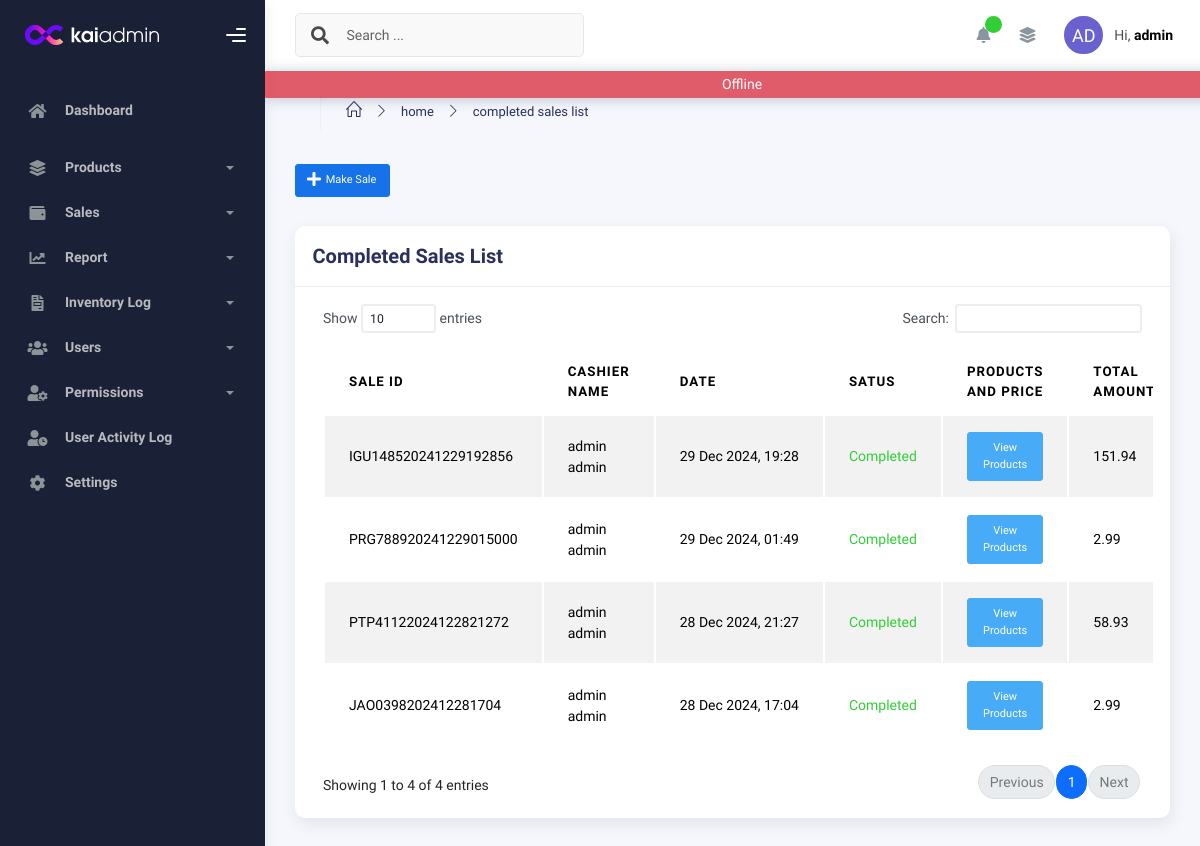
Before: /sales/completed/all (signed in) with the older database file.
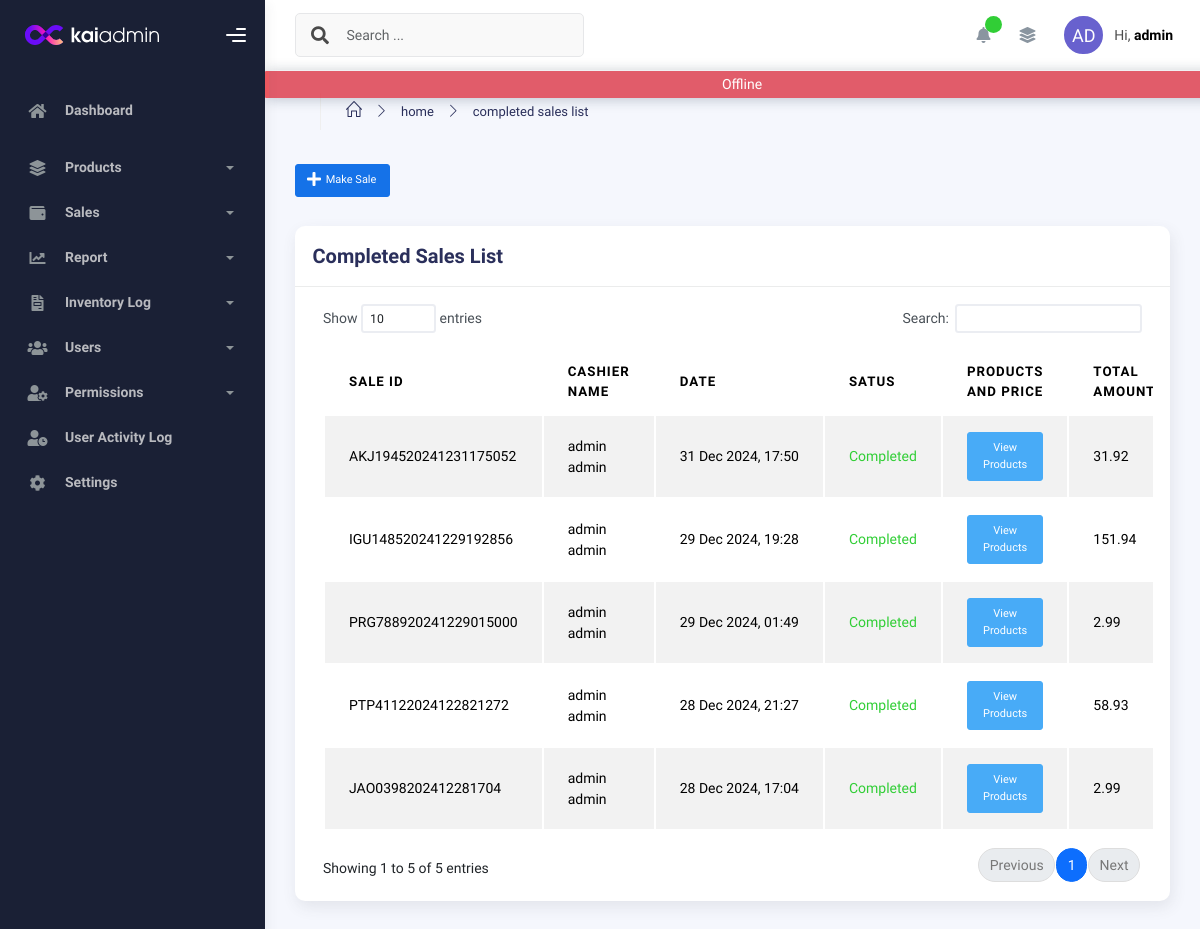
After: the same page with the newer database file.
### authentication/models.py (models this page shows, shortened)
class CustomUser(AbstractBaseUser, PermissionsMixin):
    email = models.EmailField(unique=True,null=True)
    first_name = models.CharField(max_length=30, blank=True,null=True)
    last_name = models.CharField(max_length=30, blank=True,null=True)
    is_active = models.BooleanField(default=True)
    is_staff = models.BooleanField(default=False)  # Allows admin access to the admin site
    date_joined = models.DateTimeField(auto_now_add=True)
    role = models.CharField(max_length=10, choices=ROLE_CHOICES, default='cashier')
    objects = CustomUserManager()
    USERNAME_FIELD = 'email'
    REQUIRED_FIELDS = []

### sales/models.py (models this page shows, shortened)
class Sale(models.Model):
    created_at = models.DateTimeField( help_text="Date and time when the sale was made")
    updated_at = models.DateTimeField(auto_now=True, help_text="Date and time when the sale record was last updated")
    total_amount = models.DecimalField(max_digits=40, decimal_places=2, default=0.00, help_text="Total revenue for the sale")
    products = models.ManyToManyField('product.Product', through='SaleProduct', related_name='sales', help_text="Products involved in this sale")
    status = models.CharField(max_length=100, null=True, blank=True, help_text="Status of the sale", choices=saleStatus)
    cashier_name = models.CharField(max_length=255, null=True, blank=True, help_text="Cashier's name")
    sale_code=models.CharField(max_length=20,null=True, blank=True,unique=True)
    payment_type=models.CharField(max_length=100,null=True, blank=True)
    amount_paid=models.DecimalField(max_digits=40,null=True, blank=True,decimal_places=2, default=0.00)
    balance=models.DecimalField(max_digits=40,null=True, blank=True,decimal_places=2, default=0.00)
    total_profit=models.DecimalField(max_digits=40,null=True, blank=True,decimal_places=2, default=0.00,)

### sales/views.py (the view)
# urls.py: path('completed/all', CompletedSalesListView.as_view(), name='completedsales'),
class CompletedSalesListView(LoginRequiredMixin, ListView):
    model = Sale
    template_name = "sales/completedsales.html"  # Template to render the sales list
    context_object_name = "completed_sales"  # Context variable name to access the sales in the template
    def get_queryset(self):
        return Sale.objects.filter(status='Completed').order_by('-created_at')
    def get_context_data(self, **kwargs):
        context = super().get_context_data(**kwargs)
        context['sale_products'] = SaleProduct.objects.filter(sale__status='Completed')
        return context

### pos/utils/context_processors.py (called while the page is built)
def app_permissions(request):
    if request.user.is_authenticated:
        user_groups = request.user.groups.all()
        group_permissions = Permission.objects.filter(group__in=user_groups)
        permissions = group_permissions.values_list('content_type__app_label', 'codename')
        permissions_dict = {}
        for app_label, codename in permissions:
            permissions_dict.setdefault(app_label, []).append(codename)
        return {"user_app_permissions": permissions_dict}
    return {"user_app_permissions": {}}

### sales/models.py (called while the page is built)
    def subtotal(self):
        if self.sale_type=="Unit":
            return self.quantity * self.unit_selling_price
        else:
            return  self.quantity * self.unit_selling_price

### sales/templates/sales/completedsales.html (shortened to what this page needs)
{% extends "pos/layout.html" %}
{% block content %}
<div class="container">
    <div class="page-inner">
      <div class="page-header">
        <ul class="breadcrumbs mb-3">
          <li class="nav-home">
            <a href="#">
              <i class="icon-home"></i>
            </a>
          </li>
          <li class="separator">
            <i class="icon-arrow-right"></i>
          </li>
          <li class="nav-item">
            <a href="{% url 'dashboard:dashboardpage' %}">home</a>
          </li>
          <li class="separator">
            <i class="icon-arrow-right"></i>
          </li>
          <li class="nav-item">
            <a href="">completed sales list</a>
          </li>
        </ul>
      </div>
      <div class="row">
        <div class="col-md-12">
            <div class="card-body">
                <p class="demo">
                  <a href="{% url 'sales:addsale'%}" class="btn btn-primary btn-sm">
                    <span class="btn-label">
                    </span>
                    Make Sale
                  </a>
                </p>
              </div>
          <div class="card">
            <div class="card-header d-flex flex-sm-row flex-column justify-content-between">
              <h5 class="card-title">Completed Sales List</h5>
            </div>
            <div class="card-body">
              <div class="table-responsive">
                <table
                  id="basic-datatables"
                  class="display table table-striped table-hover"
                >
                  <thead>
                    <tr>
                      <th>Sale  Id </th>
                      <th>Cashier Name</th>
                      <th>Date</th>
                      <th>Satus</th>
                      <th>Products and Price</th>
                      <th>Total Amount</th>
                    </tr>
                  </thead>
                    <tbody>
                        {% for sale in completed_sales %}
                        <tr>
                            <td>{{ sale.sale_code }}</td>
                            <td>{{ sale.cashier_name }}</td>
                            <td style=" white-space: nowrap;">{{ sale.created_at|date:"d M Y, H:i" }}</td>
                            <td class="text-success">{{ sale.status }}</td>
                            <td>
                                <button
                                type="button"
                                class="btn btn-info btn-sm"
                                data-bs-toggle="modal"
                                data-bs-target="#productsModal{{ sale.id }}">
                                View Products
                            </button>
                            </td>
                            <td>{{ sale.total_amount }}</td>
                        </tr>
                        {% empty %}
                        <tr>
                            <td colspan="6" class="text-center">No paused sales found.</td>
                        </tr>
                        {% endfor %}
                    </tbody>
                </table>
              </div>
            </div>
          </div>
        </div>
      </div>
    </div>
  </div>
  {% endblock %}

### pos/templates/pos/layout.html (shortened to what this page needs)
<!DOCTYPE html>
<html lang="en">
  <head>
    {%load static %}
    <link rel="stylesheet" href="{% static 'assets/css/bootstrap.min.css' %}" />
    <link rel="stylesheet" href="{% static 'assets/css/plugins.min.css' %} " />
    <link rel="stylesheet" href="{% static 'assets/css/kaiadmin.min.css' %}" />
<link rel="stylesheet" href="{% static 'assets/js/select/select2.min.css' %}">
    <link rel="stylesheet" href="{% static 'assets/css/demo.css' %}" />
  </head>
  <body>
    <div class="wrapper">
      <div class="sidebar" data-background-color="dark">
        <div class="sidebar-logo">
          <div class="logo-header" data-background-color="dark">
            <a href="{% url 'dashboard:dashboardpage'%}" class="logo">
              <img
                src="{% static 'assets/img/kaiadmin/logo_light.svg' %}"
                alt="navbar brand"
                class="navbar-brand"
                height="20"
              />
            </a>
            <div class="nav-toggle">
              <button class="btn btn-toggle toggle-sidebar">
                <i class="gg-menu-right"></i>
              </button>
            </div>
          </div>
        </div>
        <div class="sidebar-wrapper scrollbar scrollbar-inner">
          <div class="sidebar-content">
            <ul class="nav nav-secondary">
              <li class="nav-item">
                <a
                  href="{% url 'dashboard:dashboardpage'%}"
                >
                  <i class="fas fa-home"></i>
                  <p>Dashboard</p>
                </a>
              </li>
              {% if "product" in user_app_permissions %}
              <li class="nav-item">
                <a data-bs-toggle="collapse" href="#base">
                  <i class="fas fa-layer-group"></i>
                  <p>Products</p>
                  <span class="caret"></span>
                </a>
              </li>
              {%endif%}
              {% if "sales" in user_app_permissions %}
              <li class="nav-item">
                <a data-bs-toggle="collapse" href="#submenu">
                  <i class="fas fa-wallet"></i>
                  <p>Sales</p>
                  <span class="caret"></span>
                </a>
              </li>
{%endif%}
              <li class="nav-item ">
                <a data-bs-toggle="collapse" href="#charts" class="">
                  <i class="fas fa-chart-line"></i>
                  <p>Report</p>
                  <span class="caret"></span>
                </a>
              </li>
              {% if "inventory" in user_app_permissions %}
              <li class="nav-item">
                <a data-bs-toggle="collapse" href="#stock">
                  <i class="fas fa-file-invoice"></i>
                  <p>Inventory Log</p>
                  <span class="caret"></span>
                </a>
              </li>
              {%endif%}
              {% if request.user.is_superuser %}
              <li class="nav-item">
                <a data-bs-toggle="collapse" href="#sidebarLayouts">
                  <i class="fas  fas fa-users"></i>
                  <p>Users</p>
                  <span class="caret"></span>
                </a>
              </li>
            {% endif%}
              <li class="nav-item">
                <a data-bs-toggle="collapse" href="#maps">
                  <i class="fas fas fas fa-user-cog"></i>
                  <p>Permissions</p>
                  <span class="caret"></span>
                </a>
              </li>
              {% if "activities" in user_app_permissions%}
              <li class="nav-item">
                <a href="{% url 'activities:global_activity_logs'%}">
                  <i class="fas fa-user-clock"></i>
                  <p>User Activity Log</p>
                </a>
              </li>
              {% endif%}
              {% if request.user.is_superuser %}
              <li class="nav-item">
                <a href="{% url 'settings:edit_settings'%}">
                  <i class="fas fa-cog"></i>
                  <p>Settings</p>                </a>
              </li>
              {% endif%}
            </ul>
          </div>
        </div>
      </div>
      <div class="main-panel">
        <div class="main-header">
          <nav
            class="navbar navbar-header navbar-header-transparent navbar-expand-lg border-bottom"
          >
            <div class="container-fluid">
              <nav
                class="navbar navbar-header-left navbar-expand-lg navbar-form nav-search p-0 d-none d-lg-flex"
              >
                <div class="input-group">
                  <div class="input-group-prepend">
                    <button type="submit" class="btn btn-search pe-1">
                      <i class="fa fa-search search-icon"></i>
                    </button>
                  </div>
                  <input
                    type="text"
                    placeholder="Search ..."
                    class="form-control"
                  />
                </div>
              </nav>
              <ul class="navbar-nav topbar-nav ms-md-auto align-items-center">
                <li class="nav-item topbar-icon dropdown hidden-caret">
                  <a
                    class="nav-link dropdown-toggle"
                    href="#"
                    id="notifDropdown"
                    role="button"
                    data-bs-toggle="dropdown"
                    aria-haspopup="true"
                    aria-expanded="false"
                  >
                    <i class="fa fa-bell"></i>
                    <span id="notification" class="notification"> </span>
                  </a>
                </li>
                <li class="nav-item topbar-icon dropdown hidden-caret">
                  <a
                    class="nav-link"
                    data-bs-toggle="dropdown"
                    href="#"
                    aria-expanded="false"
                  >
                    <i class="fas fa-layer-group"></i>
                  </a>
                </li>
                <li class="nav-item topbar-user dropdown hidden-caret">
                  <a
                    class="dropdown-toggle profile-pic"
                    data-bs-toggle="dropdown"
                    href="#"
                    aria-expanded="false"
                  >
                  <div class="avatar">
                    <span class="avatar-title rounded-circle border border-white">
                      {% if user.role == "admin" %}
                          AD
                      {% elif user.role == "cashier" %}
                          CS
                      {% else %}
                          MN
                      {% endif %}
                  </span>
                  </div>
                    <span class="profile-username">
                      <span class="op-7">Hi,</span>
                      <span class="fw-bold">{{user.first_name}}</span>
                    </span>
                  </a>
                </li>
              </ul>
            </div>
          </nav>
          <div id="statusAlert" style="z-index: -1;" role="alert" class="alert checking text-center d-flex justify-content-center align-items-center">
            <span id="statusMessage">Checking your internet connection...</span>
          </div>
      </div>
      {% block content %}{% endblock %}
</div>
    </div>
  </body>
</html>

### static/assets/css/demo.css (style rules this page uses)
.demo .btn, .demo .progress { margin-bottom: 15px !important; }

### pos/templates/pos/layout.html (style rules this page uses)
#statusAlert { position: absolute; width: 100%; z-index: 1050; height: 20px; }
.offline { background-color: rgba(220, 53, 69, 0.8); color: white; }

Changed rows visible on the page:
added Sale: sale_code "AKJ194520241231175052", cashier_name "admin admin", created_at "31 Dec 2024, 17:50", status "Completed", total_amount "31.92"
Other visible differences:
text written by a page script: "Show entries Search: Showing 1 to 4 of 4 entries Previous 1 Next" → "Show entries Search: Showing 1 to 5 of 5 entries Previous 1 Next"
